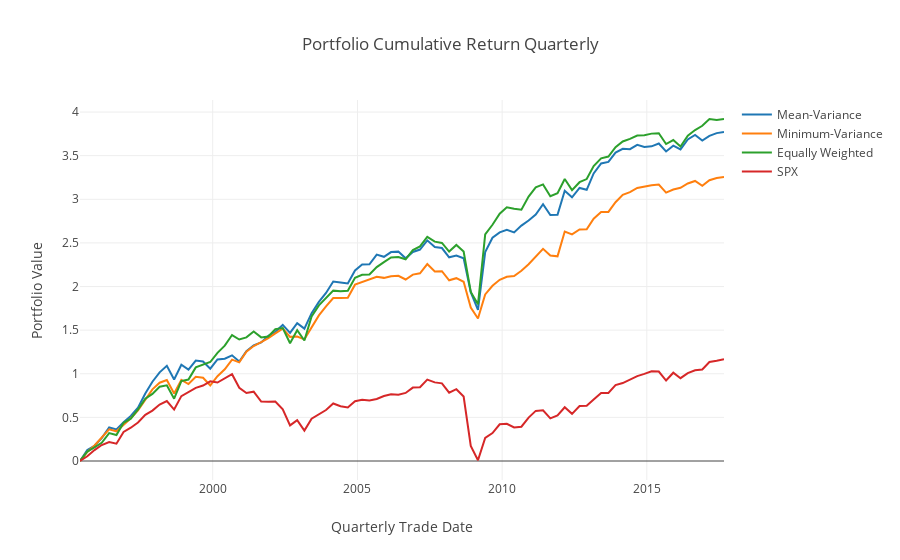

This figure's notebook cell:
### Markdown cell above
## 4.3 Plot Portfolio Cumulative Return

### Code cell
trace_return1 = go.Scatter(x = time_ind, y = portfolio_cumsum_meanv, mode = 'lines', name = 'Mean-Variance')
trace_return2 = go.Scatter(x = time_ind, y = portfolio_cumsum_minv, mode = 'lines', name = 'Minimum-Variance')
trace_return3 = go.Scatter(x = time_ind, y = portfolio_cumsum_equal, mode = 'lines', name = 'Equally Weighted')
trace_return4 = go.Scatter(x = time_ind, y = spx_cumsum, mode = 'lines', name = 'SPX')

data = [trace_return1,trace_return2,trace_return3,trace_return4]
layout = dict(title = "Portfolio Cumulative Return Quarterly", 
              xaxis = dict(title = 'Quarterly Trade Date'), 
              yaxis = dict(title = 'Portfolio Value'))
fig = dict(data = data, layout = layout)
plotly.offline.iplot(fig)
